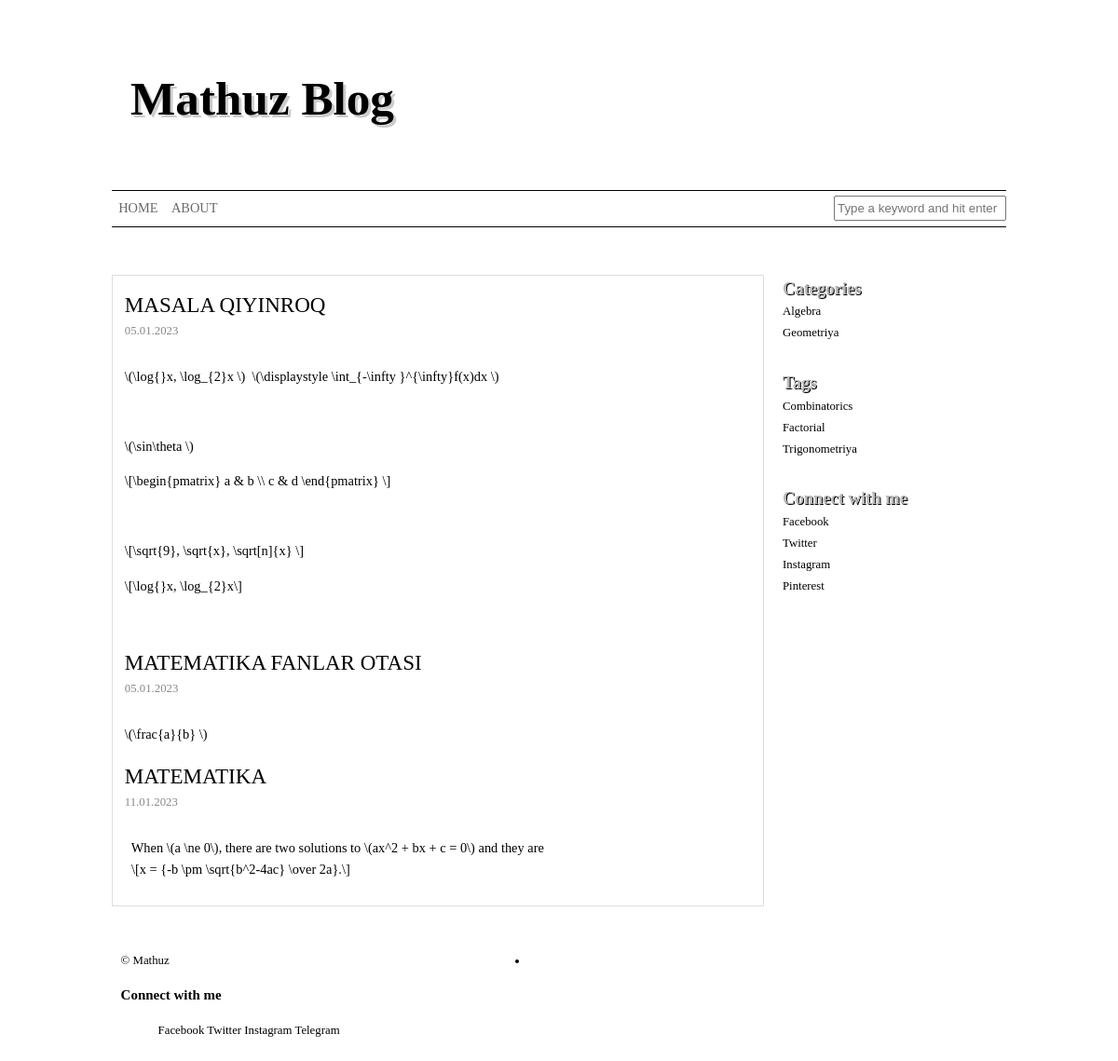
The page / on the database its author committed.
### blogs/models.py (models this page shows, shortened)
class Post(models.Model):
    category = models.ForeignKey(Category, on_delete=models.CASCADE, null=True, blank=True)
    title = models.CharField(max_length=121)
    content = models.TextField()
    tag = models.ManyToManyField(Tag, )
    created_at = models.DateTimeField(auto_now_add=True)

class Category(models.Model):
    title = models.CharField(max_length=121)
    class Meta:
        verbose_name = "Category"
        verbose_name_plural = "Categories"
        ordering = ['id']

class Tag(models.Model):
    title = models.CharField(max_length=121)

### blogs/views.py (the view)
# urls.py: path('', post_list, name='post-list'),
def post_list(request):
    posts = Post.objects.all()
    categories = Category.objects.all()
    tags = Tag.objects.all()
    category = request.GET.get('category')
    if category:
        posts = Post.objects.filter(category__title__exact=category)
    tag = request.GET.get('tag')
    if tag:
        posts = Post.objects.filter(tag__title__exact=tag)
    q = request.GET.get('q')
    if q:
        posts = Post.objects.filter(Q(title__icontains=q) |
                                    Q(content__icontains=q)
                                    )
    context = {
        'posts': posts,
        'categories': categories,
        'tags': tags,
        'q': q,
    }
    return render(request, 'main.html', context)

### templates/main.html (shortened to what this page needs)
<!DOCTYPE html>
{% load static %}
{% load mathjax %}
<html lang="en">
<head>
    <link rel="stylesheet" href="{% static 'main.css' %}">
</head>
<body>
    <div id="wrapper">
        <header>
            <hgroup>
                <h1 class="site-title"><a href="/">Mathuz Blog</a></h1>
            </hgroup>
        </header>
        <nav>
            <ul class="main-nav">
                <li><a href="/">Home</a></li>
                <li><a href="{% url 'about-me' %}">About</a></li>
                <form action="{% url 'post-list' %}" method="get" class="search-form" style="text-align: right;">
                    <div class="form-group">
                        <input type="text" name="q" style="right: auto; margin-top: 5px; margin-bottom: 3px;"
                            class="form-control" id="s" placeholder="Type a keyword and hit enter">
                    </div>
                </form>
            </ul>
        </nav>
        <section class="content">
            <article class="post">
                {% for post in posts %}
                <h1 class="post-title"><a href="{% url 'post-detail' post.id %}">{{ post.title }}</a></h1>
                <div class="entry post-meta">
                    <span class="post-date">{{ post.created_at|date:'d.m.Y' }}</span>
                </div>
                <div class="entry post-content">
                    <p>
                        {{ post.content|truncatewords_html:40|safe }}
                    </p>
                </div>
                {% endfor %}
            </article>
        </section>
        <aside class="sidebar">
            <ul class="widget-sidebar">
                <li class="widget widget_categories">
                    <h3 class="widget-title">Categories</h3>
                    <ul>
                        {% for i in categories %}
                        <li><a href="{% url 'post-list' %}?category={{ i.title }}">{{ i.title }}</a></li>
                        {% endfor %}
                    </ul>
                </li>
                <li class="widget widget_categories">
                    <h3 class="widget-title">Tags</h3>
                    <ul>
                        {% for i in tags %}
                        <li><a href="{% url 'post-list' %}?tag={{ i.title }}">{{ i.title }}</a></li>
                        {% endfor %}
                    </ul>
                </li>
                <li class="widget widget_categories">
                    <h3 class="widget-title">Connect with me</h3>
                    <ul>
                        <li><a href="#">Facebook</a></li>
                        <li><a href="#">Twitter</a></li>
                        <li><a href="#">Instagram</a></li>
                        <li><a href="#">Pinterest</a></li>
                    </ul>
                </li>
            </ul>
        </aside>
        <footer>
            <div class="footer-left">&copy; Mathuz </div>
            <li class="widget widget_categories">
                <h3 class="widget-title">Connect with me</h3>
                <ol>
                    <a href="#">Facebook</a>
                    <a href="#">Twitter</a>
                    <a href="#">Instagram</a>
                    <a href="#">Telegram</a>
                </ol>
            </li>
        </footer>
    </div>
</body>
</html>

### static/main.css (style rules this page uses)
*, html { line-height: 1.6em; }
.sidebar a, article a, header a, footer a { color: #000;text-decoration:none; }
header a { text-decoration: none; text-align:center;color#000;text-shadow: 3px 3px #ccc; }
#wrapper { font-size: 0.8em; max-width: 960px; margin: 0 auto; }
header { padding: 1em 0; margin: 0px auto; float: left; max-width: 95%; }
header hgroup { width: 100%; font-weight:normal; color:#000; font-family:"Pacifico",tahoma,serif; text-align:center; font-size:2em; padding:10px; }
nav { display: block; margin: 0 0 4em; padding: 0px; float: left; width: 100%; background-color: #fff; color:#000; border-top: thin solid !important; border-bottom: thin solid; }
nav ul { padding: 0; list-style: none; position: relative; display: inline-table; z-index: 9999; margin: 0px; float: left; width: 100%; }
nav ul:after { content: ""; clear: both; display: block; }
nav ul li { float: left; }
nav ul li a { display: block; padding: 0.5em; font-size: 1.125em; color: #6B6868; text-decoration: none; margin: 0px; background-color: #fff; text-transform:uppercase; font-family:tahoma,serif; }
nav ul li:last-of-type a { border-right: none; }
section.content { width: 70%; float:left; }
.content article { width:100%; float:left; padding:1em; margin: 0 0 1em; border: 1px solid #ddd; }
article .entry { clear:both; padding: 0 0 1em; }
h1.post-title { font-family:'pacifico'; font-size: 1.8em; margin:0; padding:0;text-decoration: none;font-weight: normal;text-transform: uppercase; }
.entry.post-meta { color: #888; }
.entry.post-meta span { padding: 0 1em 0 0; }
.entry.post-content { font-size: 1.125em; margin:0; padding:0; }
aside.sidebar { width: 25%; float:right; }
aside.sidebar ul { width:100%; margin: 0px; padding: 0px; float: left; list-style: none; }
aside.sidebar ul li { width:100%; margin: 0px 0px 2em; padding: 0px; float: left; list-style: none; }
aside.sidebar ul li ul li { margin: 0px 0px 0.2em; padding: 0px; }
aside.sidebar ul li h3.widget-title { width:100%; margin: 0px; padding: 0px; float: left; font-size: 1.45em; color:#BBBBBB; font-family:pacifico,tahoma,serif; text-shadow: 1px 1px #000; }
aside.sidebar a { text-decoration:none; }
footer { width: 98%; float:left; padding: 1%; background-color: white; margin-top: 2em; }
footer .footer-left { width: 45%; float:left; text-align:left; }

### rows shown on the page
Post: title "MASALA QIYINROQ", created_at "05.01.2023", content "\\(\\log{}x, \\log_{2}x \\) \\(\\displaystyle \\int_{-\\infty }^{\\infty}f(x)dx \\) \\(\\sin\\theta \\) \\[\\begin{pmatrix} a & b \\\\ c & d \\end{pmatrix} \\] \\[\\sqrt{9}, \\sqrt{x}, \\sqrt[n]{x} \\] \\[\\log{}x, \\log_{2}x\\]"
Post: title "MATEMATIKA FANLAR OTASI", created_at "05.01.2023", content "\\(\\frac{a}{b} \\)"
Post: title "MATEMATIKA", created_at "11.01.2023", content "When \\(a \\ne 0\\), there are two solutions to \\(ax^2 + bx + c = 0\\) and they are \\[x = {-b \\pm \\sqrt{b^2-4ac} \\over 2a}.\\]"
Category: title "Algebra"
Category: title "Geometriya"
Tag: title "Combinatorics"
Tag: title "Factorial"
Tag: title "Trigonometriya"
